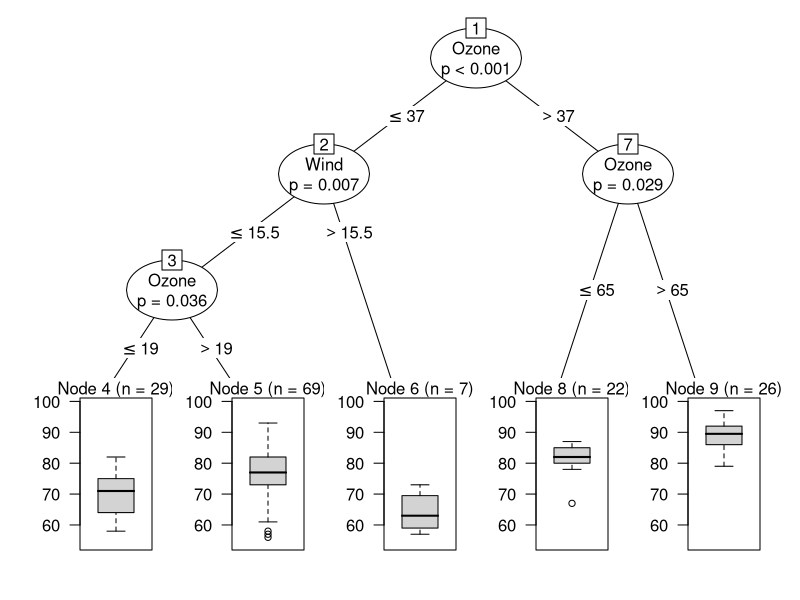
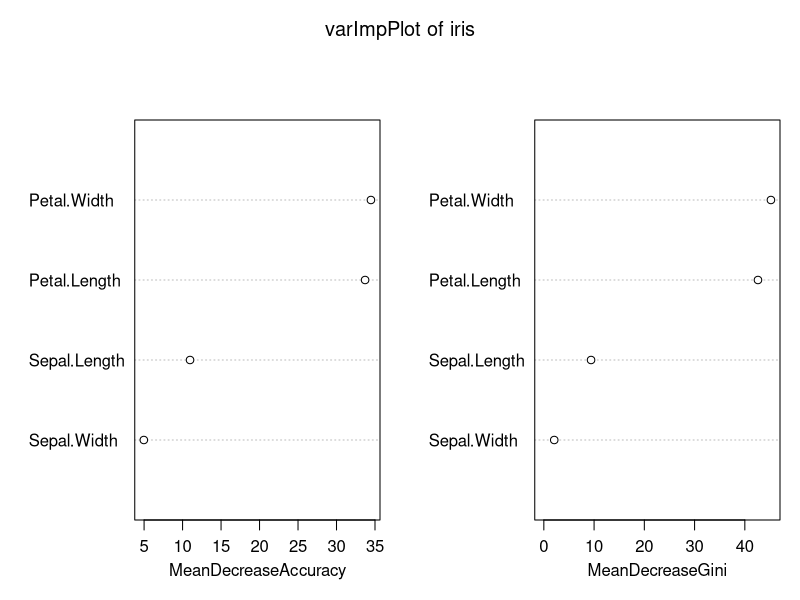

Source code (R) for these figures, in order:
# 

install.packages("party")
library(party)
str(airquality)
summary(airquality)

air_ctree <- ctree(Temp ~ Solar.R + Wind + Ozone, data = airquality)
air_ctree
plot(air_ctree)



# 랜덤포레스트
install.packages("randomForest")
library(randomForest)
rf <- randomForest(Species ~ . , data = iris, importance = TRUE)
rf
importance(rf)
varImpPlot(rf, main="varImpPlot of iris")
